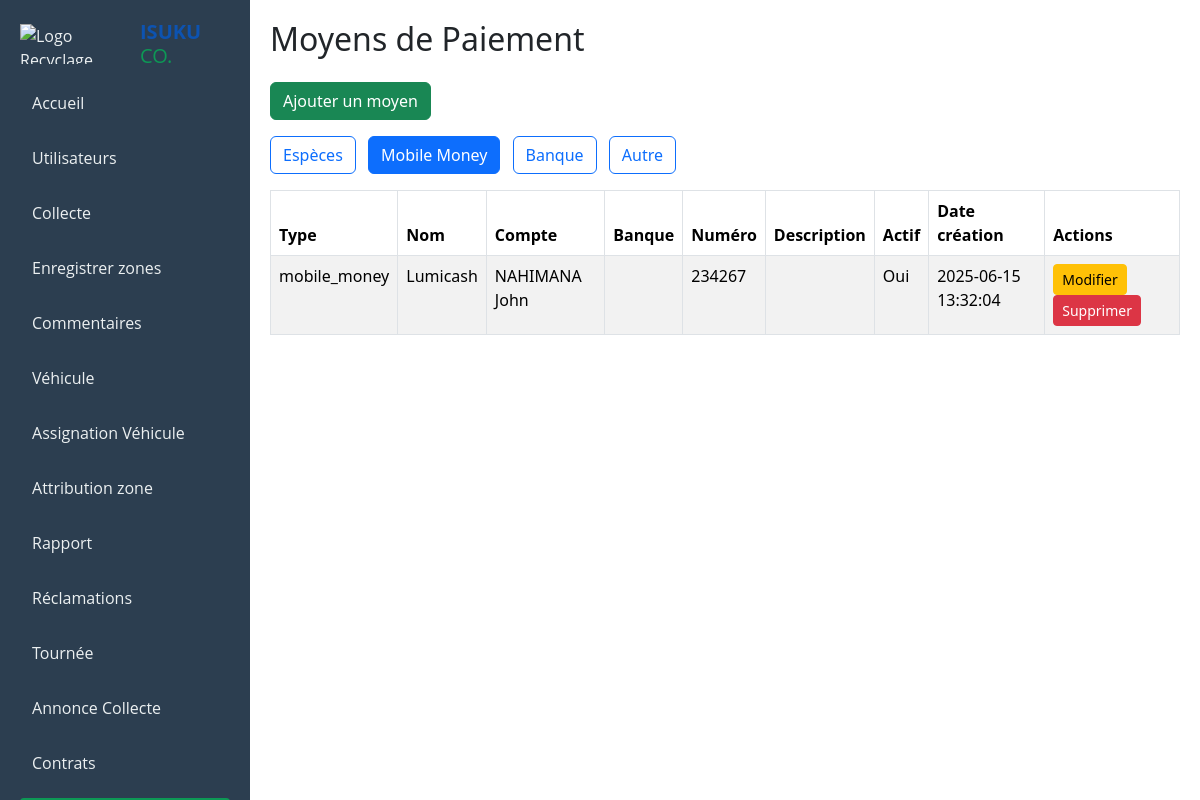
Screenshot of /coordinateur/moyen_paiement.php?type=mobile_money with the database file from the repository.
### tables this page shows
CREATE TABLE `moyen_paiement` (
  `id_moyen` int(11) NOT NULL,
  `type` enum('espèces','mobile_money','banque','autre') NOT NULL,
  `nom_moyen` varchar(100) NOT NULL,
  `nom_compte` varchar(100) DEFAULT NULL,
  `nom_banque` varchar(100) DEFAULT NULL,
  `numero_compte` varchar(100) DEFAULT NULL,
  `description` text DEFAULT NULL,
  `actif` tinyint(1) DEFAULT 1,
  `date_creation` datetime DEFAULT current_timestamp()
);

### coordinateur/moyen_paiement.php (the view, shortened to what this page needs)
<?php
$bdd = new PDO('mysql:host=localhost;dbname=isukuco;charset=utf8', 'root', '');
$bdd->setAttribute(PDO::ATTR_ERRMODE, PDO::ERRMODE_EXCEPTION);
$types = [
    'espèces' => 'Espèces',
    'mobile_money' => 'Mobile Money',
    'banque' => 'Banque',
    'autre' => 'Autre'
];
$typeActif = $_GET['type'] ?? 'espèces';
$stmt = $bdd->prepare("SELECT * FROM moyen_paiement WHERE type = ? ORDER BY date_creation DESC");
$stmt->execute([$typeActif]);
$moyens = $stmt->fetchAll();
?>
<!DOCTYPE html>
<html lang="fr">
<head>
    <link href="https://cdn.jsdelivr.net/npm/bootstrap@5.3.3/dist/css/bootstrap.min.css" rel="stylesheet">
</head>
<body>
<?php include("sidebar.php"); ?>
<div class="main-content">
    <h2>Moyens de Paiement</h2>
    <button class="btn btn-success my-3" data-bs-toggle="modal" data-bs-target="#addModal">Ajouter un moyen</button>
<div class="mb-3">
  <?php foreach ($types as $key => $label): ?>
    <a href="?type=<?= $key ?>"
       class="btn <?= ($typeActif === $key) ? 'btn-primary' : 'btn-outline-primary' ?> me-2">
       <?= $label ?>
    </a>
  <?php endforeach; ?>
</div>
    <table class="table table-bordered table-striped">
        <thead>
            <tr>
                <th>Type</th>
                <th>Nom</th>
                <th>Compte</th>
                <th>Banque</th>
                <th>Numéro</th>
                <th>Description</th>
                <th>Actif</th>
                <th>Date création</th>
                <th>Actions</th>
            </tr>
        </thead>
        <tbody>
            <?php foreach ($moyens as $m): ?>
                <tr>
                    <td><?= htmlspecialchars($m['type']) ?></td>
                    <td><?= htmlspecialchars($m['nom_moyen']) ?></td>
                    <td><?= htmlspecialchars($m['nom_compte']) ?></td>
                    <td><?= htmlspecialchars($m['nom_banque']) ?></td>
                    <td><?= htmlspecialchars($m['numero_compte']) ?></td>
                    <td><?= htmlspecialchars($m['description']) ?></td>
                    <td><?= $m['actif'] ? 'Oui' : 'Non' ?></td>
                    <td><?= $m['date_creation'] ?></td>
                    <td>
                        <button class="btn btn-sm btn-warning" data-bs-toggle="modal" data-bs-target="#editModal<?= $m['id_moyen'] ?>">Modifier</button>
                        <a href="?supprimer=<?= $m['id_moyen'] ?>" class="btn btn-sm btn-danger" onclick="return confirm('Supprimer ce moyen ?')">Supprimer</a>
                    </td>
                </tr>
            <?php endforeach; ?>
        </tbody>
    </table>
</div>
</body>
</html>

### coordinateur/moyen_paiement.php (style rules this page uses)
body { display: flex; }
.main-content { flex-grow: 1; padding: 20px; }

### rows the page displays
moyen_paiement: type "mobile_money", nom_moyen "Lumicash", nom_compte "NAHIMANA John", numero_compte "234267", actif "Oui", date_creation "2025-06-15 13:32:04"

### other values shown
$label "Espèces"
$label "Mobile Money"
$label "Banque"
$label "Autre"
